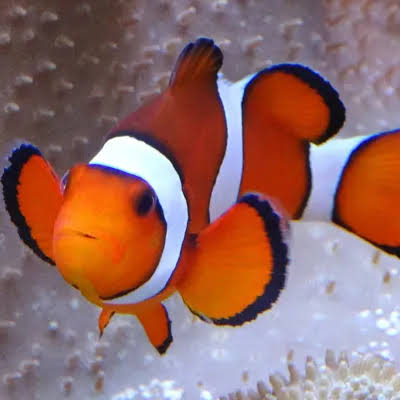
#> input picture Fish.png, 400 x 400 px
$ python kmeans.py
#> lines starting #> are read from the running program, lines starting #| are printed output that depends on the picture
import cv2
import numpy as np
import matplotlib.pyplot as plt
import math

#Kmeans algorithm is provided by GeeksForGeeks and was not developed.
# https://www.geeksforgeeks.org/machine-learning/image-compression-using-k-means-clustering/

def readImage(image_path):
    #open image, resize contents, change colours to RGB

#> called with image_path = 'Fish.png'
    img = cv2.imread(image_path)
#> img is the input picture: shape (400, 400, 3); mean B, G, R 104.9, 107.6, 146
    img = cv2.resize(img, (50, 50))
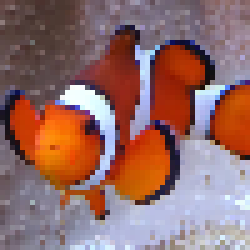
#> img: shape (50, 50, 3) (shown 5 times larger); mean B, G, R 105.1, 107.6, 146.1

    img = cv2.cvtColor(img, cv2.COLOR_BGR2RGB)

    img = img/255.0

    return img


def initMeans(img, colour_count):
    #img.reshape moves all the data into specified shape from 3d RGB data, in this case a 2d matrix
    #Original (3D):  [100 rows] x [100 columns] x [3 channels]
    #Reshaped (2D):  [10,000 pixels] x [3 channels]
#> called with colour_count = 25
    pointsMatrix = img.reshape((-1, img.shape[2]))
#> pointsMatrix = 2500 rows, first 8: [0.38, 0.271, 0.255], [0.404, 0.294, 0.282], [0.404, 0.294, 0.282], [0.333, 0.239, 0.216], [0.337, 0.255, 0.235], [0.314, 0.235, 0.208], [0.306, 0.227, 0.2], [0.298, 0.2, 0.184]
    m, n = pointsMatrix.shape[:2]
#> m = 2500; n = 3

    #np.zeroes creates colour_count row by n column array of zeroes
    means = np.zeros((colour_count, n))

    for i in range(colour_count):
        print("Initialising point:" + str(i))
        #create colour_count points in the array as centroids
        #m, size=10, replace=False. m chooses rows, size=10 selects 10 random rows, replace=false prevents the same index being selected twice
        randIndices = np.random.choice(m, size=10, replace=False)
        #Calculates the mean point of the generated 10 points, saves mean point at index i
        means[i] = np.mean(pointsMatrix[randIndices], axis=0)
#> after the loop, means = 25 rows, first 8: [0.567, 0.513, 0.542], [0.675, 0.394, 0.311], [0.665, 0.556, 0.6], [0.587, 0.344, 0.323], [0.554, 0.474, 0.5], [0.425, 0.282, 0.304], [0.639, 0.44, 0.363], [0.625, 0.465, 0.467]

    return pointsMatrix, means

def euclidDistance(x1, y1, x2, y2):
    #find distance between x1y1 and x2y2
    return math.dist((x1, y1), (x2, y2))

def kMeans(points, means, colour_count):
    iterations = 10

    #creates an array of size = (n. of rows in points)
    index = np.zeros(points.shape[0])

    while iterations > 0:
        print(iterations)
        for j in range(points.shape[0]):
            minDist = math.inf

            for k in range(colour_count):
                x1, y1 = points[j, 0], points[j, 1]
                x2, y2, = means[k, 0], means[k, 1]

                dist = euclidDistance(x1, y1, x2, y2)

                if dist <= minDist:
                    minDist = dist
                    index[j] = k

        for k in range(colour_count):
            clusterPoints = points[index == k]
            if len(clusterPoints) > 0:
                means[k] = np.mean(clusterPoints, axis=0)

        iterations -= 1

    return means, index

def compressImage(means, index, img, savePath):
    centroid = np.array(means)

    #multiply by 255 and then convert to uint8 otherwise opencv saved a black image because all values are floats < 1
    recovered = (centroid[index.astype(int), :] * 255).astype('uint8')

    recovered = recovered.reshape(img.shape)

    #flip from rgb to brg because opencv is bgr
    recovered_for_saving = cv2.cvtColor(recovered, cv2.COLOR_RGB2BGR)
    print("Saved to: " + savePath )
    cv2.imwrite(savePath + 'compressed.png', recovered_for_saving)

    return recovered

def plotImages(recovered, image_path):
    fig, (ax1, ax2) = plt.subplots(1, 2, figsize=(10, 5))

    # Display the first image
    img = cv2.imread(image_path)
    img = cv2.cvtColor(img, cv2.COLOR_BGR2RGB)

    ax1.imshow(img)
    ax1.set_title('original')
    ax1.axis('off')

    # Display the second image
    ax2.imshow(recovered)
    ax2.set_title('compressed')
    ax2.axis('off')

    # Adjust layout spacing and show
    plt.tight_layout()
    plt.show()


if __name__ == '__main__':
    img = readImage('Fish.png')

    colourCount= 25

    points, means = initMeans(img, colourCount)
#> points has the same summary as pointsMatrix in initMeans
    means, index = kMeans(points, means, colourCount)
#> after the loop in kMeans, `while iterations > 0:`: index = 2500 values, max 24 at index 44, min 0 at index 137, mean 10.98; iterations = 0; means = 25 rows, first 8: [0.556, 0.554, 0.635], [0.953, 0.451, 0.0475], [0.733, 0.758, 0.876], [0.594, 0.158, 0.0555], [0.509, 0.489, 0.563], [0.147, 0.0939, 0.166], [0.639, 0.44, 0.363], [0.59, 0.507, 0.541]
    recovered = compressImage(means, index, img, "")
#> in compressImage, `centroid = np.array(means)`: centroid has the same summary as means in kMeans
#> in compressImage, `recovered = (centroid[index.astype(int), :] * 255).astype('uint8')`: recovered = 2500 rows, first 8: [84, 64, 65], [107, 89, 97], [107, 89, 97], [84, 64, 65], [84, 64, 65], [84, 64, 65], [84, 64, 65], [84, 64, 65]
#> in compressImage, `recovered = recovered.reshape(img.shape)`:
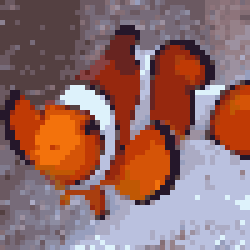
#> recovered: shape (50, 50, 3) (shown 5 times larger); mean R, G, B 145.5, 107.1, 104.6

    plotImages(recovered, 'Fish.png')
#> in plotImages, `plt.show()`:
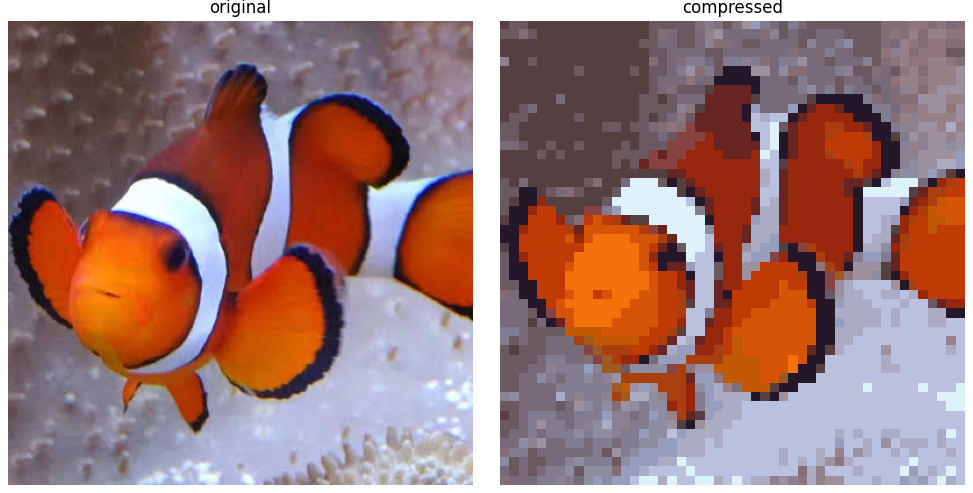
#> figure drawn by matplotlib, 2 panels

$ run again, with image copy.png copied over Fish.png
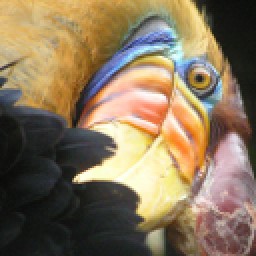
#> input picture image copy.png, 128 x 128 px (shown 2 times larger)
#> in readImage, img is the input picture: shape (128, 128, 3); mean B, G, R 91.3, 117.4, 135.4
#> in readImage, `img = cv2.resize(img, (50, 50))`:
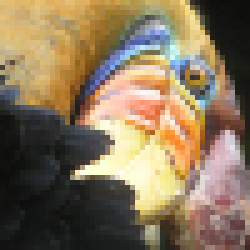
#> img: shape (50, 50, 3) (shown 5 times larger); mean B, G, R 91.2, 117.3, 135.3
#> pointsMatrix = 2500 rows, first 8: [0.886, 0.745, 0.463], [0.878, 0.745, 0.459], [0.894, 0.737, 0.416], [0.867, 0.71, 0.424], [0.882, 0.714, 0.427], [0.878, 0.737, 0.404], [0.875, 0.698, 0.392], [0.898, 0.757, 0.467]
#> after the loop in initMeans, `for i in range(colour_count):`: means = 25 rows, first 8: [0.645, 0.55, 0.416], [0.469, 0.412, 0.344], [0.552, 0.469, 0.36], [0.634, 0.508, 0.388], [0.567, 0.487, 0.36], [0.467, 0.394, 0.301], [0.599, 0.49, 0.383], [0.466, 0.403, 0.344]
#> `points, means = initMeans(img, colourCount)`: points has the same summary as pointsMatrix in initMeans
#> after the loop in kMeans, `while iterations > 0:`: index = 2500 values, max 24 at index 283, min 0 at index 26, mean 12.64; iterations = 0; means = 25 rows, first 8: [0.714, 0.563, 0.367], [0.504, 0.429, 0.362], [0.555, 0.449, 0.316], [0.723, 0.479, 0.254], [0.564, 0.523, 0.453], [0.32, 0.25, 0.222], [0.64, 0.469, 0.293], [0.444, 0.299, 0.22]
#> centroid has the same summary as means in kMeans
#> in compressImage, `recovered = (centroid[index.astype(int), :] * 255).astype('uint8')`: recovered = 2500 rows, first 8: [215, 183, 131], [215, 183, 131], [215, 183, 131], [215, 183, 131], [215, 183, 131], [215, 183, 131], [215, 183, 131], [215, 183, 131]
#> in plotImages, `plt.show()`:
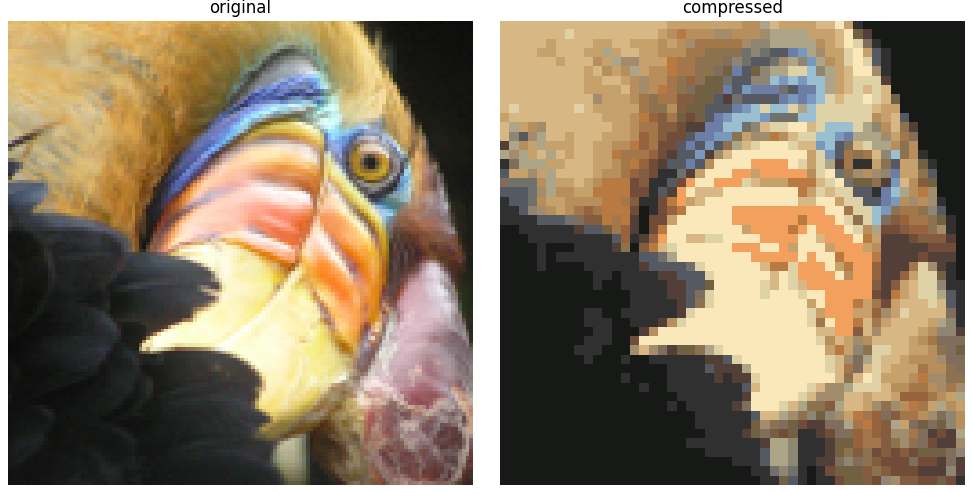
#> figure drawn by matplotlib, 2 panels

$ run again, with image.png copied over Fish.png
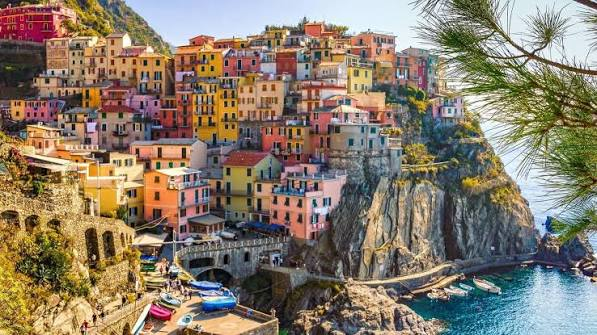
#> input picture image.png, 597 x 335 px
#> in readImage, img is the input picture: shape (335, 597, 3); mean B, G, R 107.9, 124.5, 137
#> in readImage, `img = cv2.resize(img, (50, 50))`:
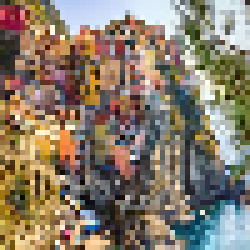
#> img: shape (50, 50, 3) (shown 5 times larger); mean B, G, R 108, 124.6, 137.1
#> pointsMatrix = 2500 rows, first 8: [0.267, 0.224, 0.212], [0.173, 0.118, 0.0667], [0.353, 0.29, 0.145], [0.576, 0.471, 0.227], [0.686, 0.565, 0.369], [0.475, 0.4, 0.173], [0.388, 0.341, 0.204], [0.557, 0.447, 0.137]
#> after the loop in initMeans, `for i in range(colour_count):`: means = 25 rows, first 8: [0.536, 0.471, 0.444], [0.622, 0.54, 0.469], [0.595, 0.563, 0.485], [0.586, 0.532, 0.431], [0.525, 0.445, 0.399], [0.597, 0.501, 0.457], [0.472, 0.41, 0.342], [0.401, 0.42, 0.37]
#> `points, means = initMeans(img, colourCount)`: points has the same summary as pointsMatrix in initMeans
#> after the loop in kMeans, `while iterations > 0:`: index = 2500 values, max 24 at index 4, min 0 at index 7, mean 14.01; iterations = 0; means = 25 rows, first 8: [0.549, 0.409, 0.282], [0.727, 0.55, 0.375], [0.731, 0.799, 0.849], [0.558, 0.566, 0.517], [0.655, 0.394, 0.315], [0.634, 0.482, 0.304], [0.352, 0.377, 0.331], [0.137, 0.351, 0.412]
#> centroid has the same summary as means in kMeans
#> in compressImage, `recovered = (centroid[index.astype(int), :] * 255).astype('uint8')`: recovered = 2500 rows, first 8: [69, 64, 58], [40, 40, 40], [103, 78, 57], [143, 123, 96], [165, 144, 107], [119, 99, 75], [103, 78, 57], [140, 104, 72]
#> in plotImages, `plt.show()`:
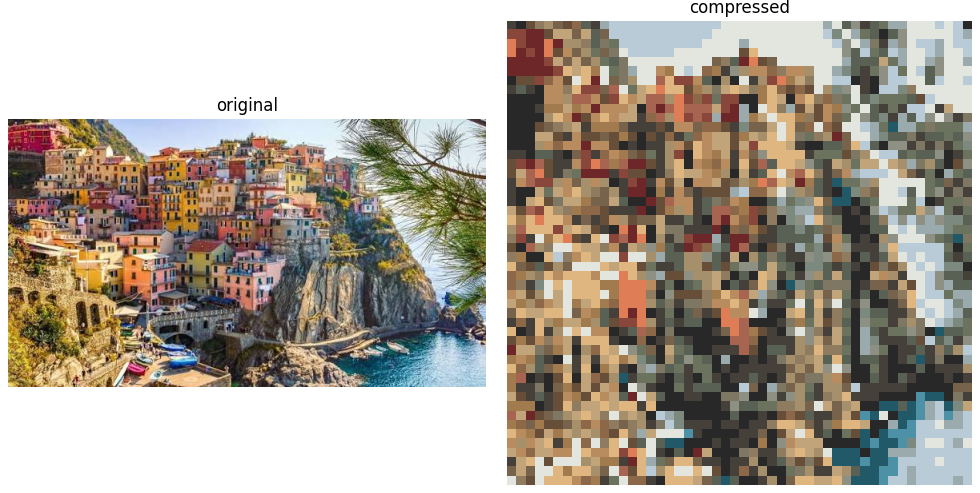
#> figure drawn by matplotlib, 2 panels

$ run again, with images.png copied over Fish.png
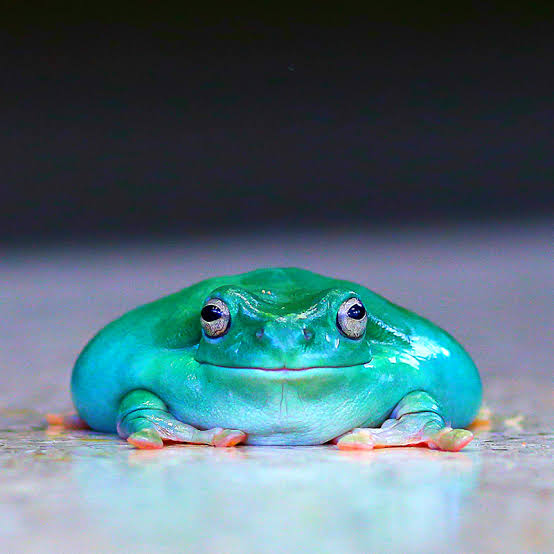
#> input picture images.png, 554 x 554 px
#> in readImage, img is the input picture: shape (554, 554, 3); mean B, G, R 120, 110.3, 82.5
#> in readImage, `img = cv2.resize(img, (50, 50))`:
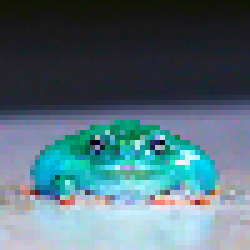
#> img: shape (50, 50, 3) (shown 5 times larger); mean B, G, R 120.3, 110.3, 82.8
#> pointsMatrix = 2500 rows, first 8: [0.0706, 0.0745, 0.0196], [0.0627, 0.0784, 0.0235], [0.0627, 0.0706, 0.0196], [0.0667, 0.0667, 0.0196], [0.0667, 0.0745, 0.0235], [0.0627, 0.0784, 0.0235], [0.0588, 0.0745, 0.0196], [0.0627, 0.0784, 0.0235]
#> after the loop in initMeans, `for i in range(colour_count):`: means = 25 rows, first 8: [0.4, 0.476, 0.502], [0.186, 0.42, 0.477], [0.469, 0.488, 0.536], [0.394, 0.407, 0.479], [0.208, 0.367, 0.381], [0.158, 0.305, 0.323], [0.305, 0.442, 0.493], [0.445, 0.596, 0.642]
#> `points, means = initMeans(img, colourCount)`: points has the same summary as pointsMatrix in initMeans
#> after the loop in kMeans, `while iterations > 0:`: index = 2500 values, max 24 at index 1320, min 0 at index 1144, mean 11.13; iterations = 0; means = 25 rows, first 8: [0.424, 0.46, 0.587], [0.0223, 0.634, 0.594], [0.857, 0.535, 0.489], [0.4, 0.392, 0.528], [0.022, 0.477, 0.402], [0.0968, 0.107, 0.116], [0.286, 0.604, 0.651], [0.612, 0.608, 0.69]
#> centroid has the same summary as means in kMeans
#> in compressImage, `recovered = (centroid[index.astype(int), :] * 255).astype('uint8')`: recovered = 2500 rows, first 8: [24, 27, 29], [24, 27, 29], [24, 27, 29], [24, 27, 29], [24, 27, 29], [24, 27, 29], [24, 27, 29], [24, 27, 29]
#> in plotImages, `plt.show()`:
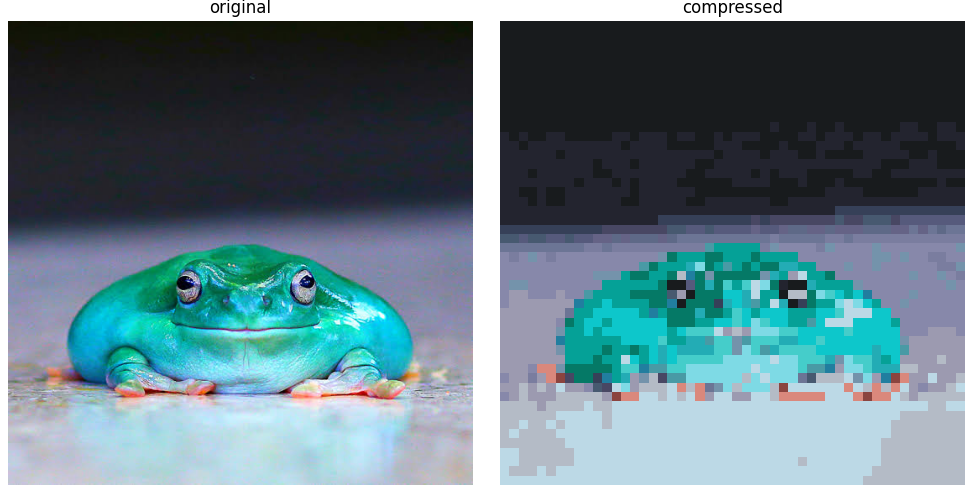
#> figure drawn by matplotlib, 2 panels
